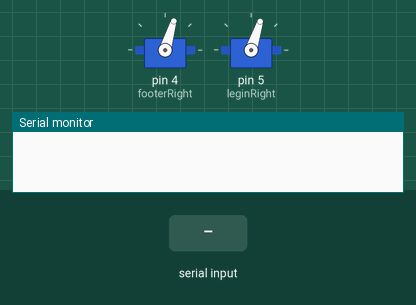
The sketch below on a simulated Arduino Uno, built with avr-gcc and run on an emulated ATmega328P. On the bench: 2 × servo, the last lines printed to the serial monitor. The test bench sets the inputs (shaded band).

Above: at 1.27 s.
1.3 s: "90,45\n" received over Serial
At 2.32 s:
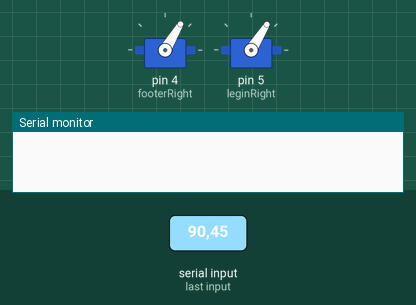
At 9.08 s:
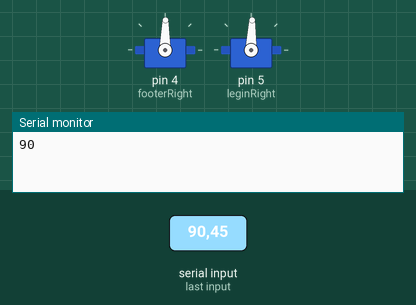
Timing chart, 0 to 21.6 s (numbered marks = the images above; inputs shaded):
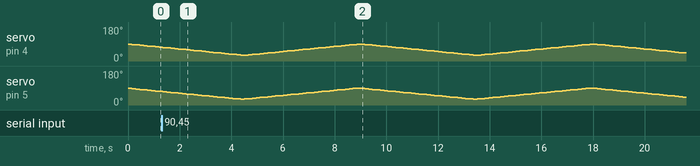

The sketch:

First_Code_Controller.ino
```cpp
#include <Servo.h>

const int unsigned footerRight = 4;
const int unsigned leginRight = 5;

Servo s_footerRight;
Servo s_leginRight;

int flagFR = 90;
int flagLR = 90;

void setup(){
  Serial.begin(9600);
  s_footerRight.attach(footerRight);
  s_leginRight.attach(leginRight);
  s_footerRight.write(90);
  s_leginRight.write(90);
}

void loop() {

  /*for(int i = 80; i < 110; i++){

      s_footerRight.write(i);
      s_footerLeft.write(180-i);
      delay(100);

  }*/
  if(Serial.available() > 0){
      int value = (int) Serial.parseInt();
      Serial.println(value);
      //s_footerRight.write(value);  // Quanto maior ele vem pra trás
      //s_leginRight.write(value); // Quanto menor ele vai pra trás
  }

  for(int i = 0; i < 180; i++){


    if(flagFR > 30){
      s_footerRight.write(--flagFR);
      s_leginRight.write(--flagFR);
      delay(150);
    }
  }

  flagFR = 30;

  for(int i = 0; i < 180; i++){

    if(flagFR < 90){
      s_footerRight.write(++flagFR);
      s_leginRight.write(++flagFR);
      delay(150);
    }else{
      flagFR = 90;
    }
  }

}
```
